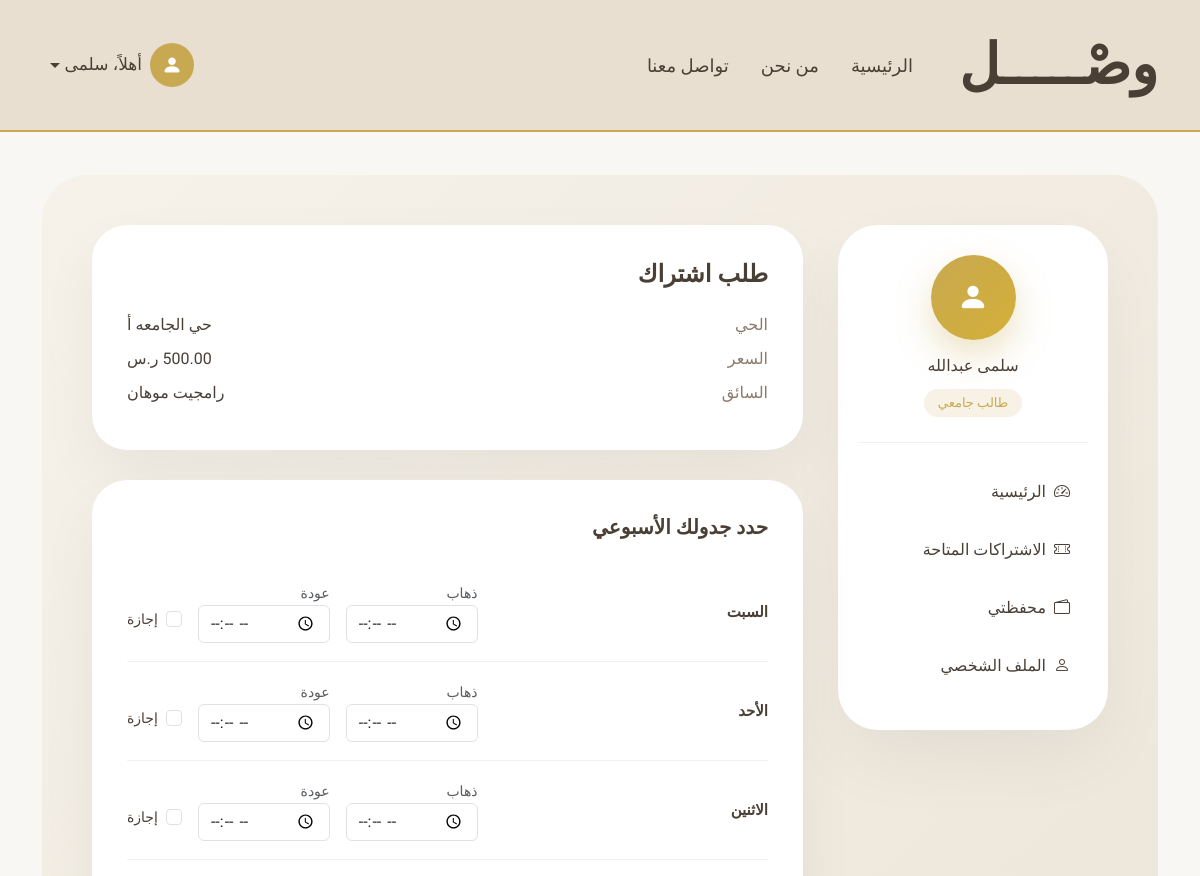
/student/create-request/1/ (signed in, upper part), run on an earlier commit of the app's database.
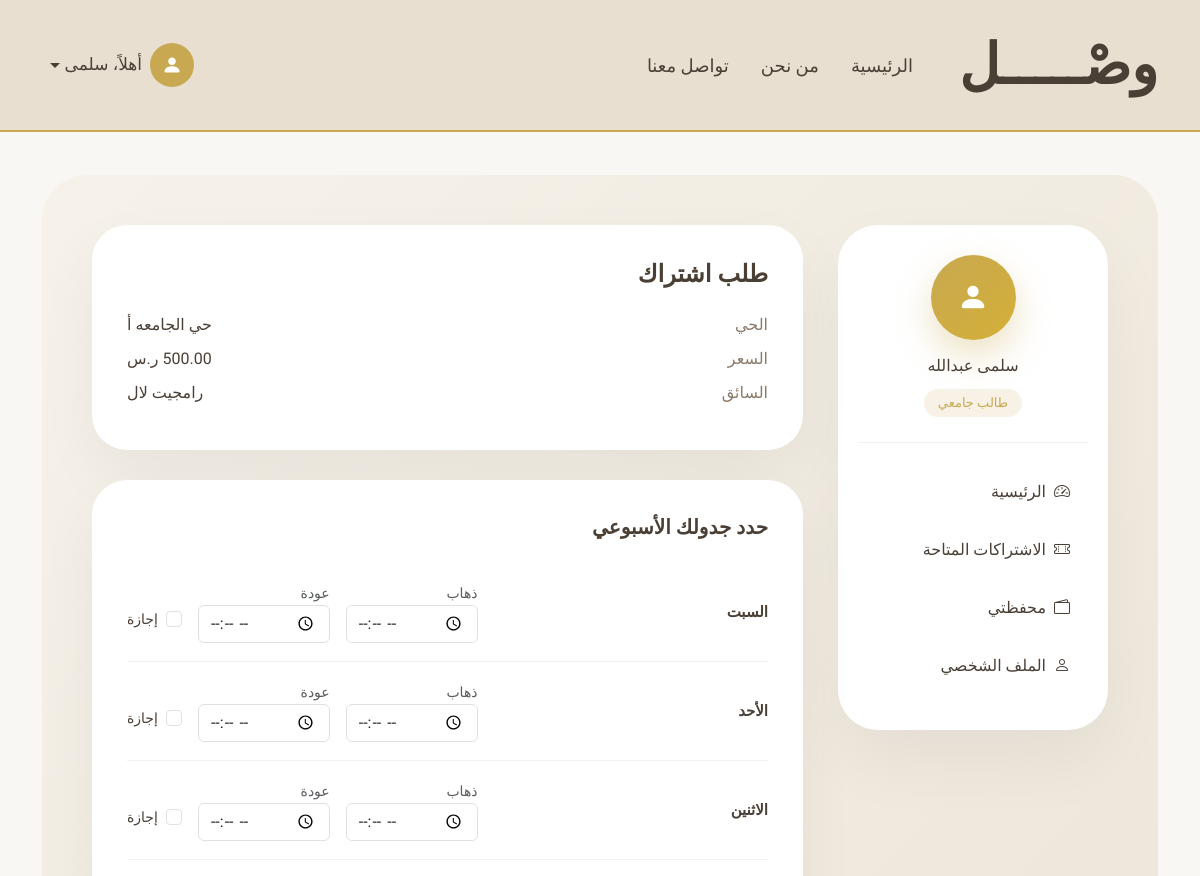
And on a later commit of the database.
### subscriptions/models.py (models this page shows, shortened)
class Subscription(models.Model):
    DURATION_CHOICES = (
        ("monthly", "شهري"),
        ("semester", "فصلي"),
    )
    STATUS_CHOICES = (
        ("active", "Active"),
        ("inactive", "Inactive"),
        ("full", "Full"),
    )
    driver = models.ForeignKey(
        DriverProfile,
        on_delete=models.CASCADE,
        related_name="subscriptions"
    )
    neighborhood = models.CharField(max_length=200)
    price = models.DecimalField(max_digits=8, decimal_places=2)
    seats = models.PositiveIntegerField()
    available_seats = models.PositiveIntegerField()
    duration = models.CharField(
        max_length=20,
        choices=DURATION_CHOICES
    )
    status = models.CharField(
        max_length=20,
        choices=STATUS_CHOICES,
        default="active"
    )
    start_date = models.DateField()
    end_date = models.DateField()
    notes = models.TextField(blank=True, null=True)
    created_at = models.DateTimeField(auto_now_add=True)

### driver/models.py (models this page shows, shortened)
class DriverProfile(models.Model):
    VERIFICATION_STATUS = (
        ("incomplete", "Incomplete"),
        ("pending", "Pending"),
        ("approved", "Approved"),
        ("rejected", "Rejected"),
    )
    user = models.OneToOneField(
        settings.AUTH_USER_MODEL,
        on_delete=models.CASCADE,
        related_name="driver_profile"
    )
    id_document_image = models.ImageField(
        upload_to="driver_docs/%Y/%m/",
        blank=True,
        null=True
    )
    driving_license_image = models.ImageField(
        upload_to="driver_docs/%Y/%m/",
        blank=True,
        null=True
    )
    vehicle_registration_image = models.ImageField(
        upload_to="driver_vehicle/%Y/%m/",
        blank=True,
        null=True
    )
    vehicle_insurance_image = models.ImageField(
        upload_to="driver_vehicle/%Y/%m/",
        blank=True,
        null=True
    )
    vehicle_front_image = models.ImageField(
        upload_to="driver_vehicle/%Y/%m/",
        blank=True,
        null=True
    )
    vehicle_back_image = models.ImageField(
        upload_to="driver_vehicle/%Y/%m/",
        blank=True,
        null=True
    )
    vehicle_side_image = models.ImageField(
        upload_to="driver_vehicle/%Y/%m/",
        blank=True,
        null=True
    )
    vehicle_model = models.CharField(
        max_length=100,
        blank=True,
        null=True
    )
    verification_status = models.CharField(
        max_length=20,
        choices=VERIFICATION_STATUS,
        default="incomplete"
    )
    rejection_reason = models.TextField(
        blank=True,
        null=True
    )
    submitted_at = models.DateTimeField(auto_now_add=True)
    updated_at = models.DateTimeField(auto_now=True)
    reviewed_at = models.DateTimeField(blank=True, null=True)

### accounts/models.py (models this page shows, shortened)
class User(AbstractUser):
    username = None  # حذفنا username رسميًا
    ROLE_CHOICES = (
        ('student', 'طالب'),
        ('driver', 'سائق'),
        ('admin', 'مدير'),  # 🔥 الجديد
    )
    STATUS_CHOICES = (
        ('active', 'Active'),
        ('banned', 'Banned'),
    )
    ADMIN_LEVELS = (
        (1, "Super Admin"),
        (2, "Manager"),
    )
    admin_level = models.IntegerField(
        choices=ADMIN_LEVELS,
        null=True,
        blank=True
    )
    email = models.EmailField(unique=True)
    role = models.CharField(
        max_length=20,
        choices=ROLE_CHOICES,
        default='student'
    )
    phone = models.CharField(max_length=20)
    city = models.ForeignKey(
        City,
        on_delete=models.PROTECT,
        related_name="users",
        verbose_name="المدينة"
    )
    status = models.CharField(
        max_length=20,
        choices=STATUS_CHOICES,
        default='active'
    )
    USERNAME_FIELD = "email"
    REQUIRED_FIELDS = ["first_name", "last_name", "phone"]
    objects = CustomUserManager()

### student/views.py (the view, shortened to what this page needs)
# urls.py: path("create-request/<int:sub_id>/", views.create_request, name="create_request"),
@login_required
def create_request(request, sub_id):
    if request.user.role != "student":
        return redirect("main:index")
    profile = request.user.student_profile
    subscription = get_object_or_404(
        Subscription,
        id=sub_id,
        status="active",
        driver__user__city=request.user.city
    )
    if profile.subscription_requests.filter(
        status__in=["pending", "approved"]
    ).exists():
        messages.warning(request, "لديك طلب اشتراك نشط بالفعل.")
        return redirect("student:dashboard")
    days = [
        ("saturday", "السبت"),
        ("sunday", "الأحد"),
        ("monday", "الاثنين"),
        ("tuesday", "الثلاثاء"),
        ("wednesday", "الأربعاء"),
        ("thursday", "الخميس"),
        ("friday", "الجمعة"),
    ]
    context = {
        "subscription": subscription,
        "days": days
    }
    return render(request, "student/create_request.html", context)

### student/templates/student/create_request.html (shortened to what this page needs)
{% extends "student/base_student.html" %}
{% block student_content %}
<div class="detail-card">
    <h4 class="fw-bold mb-4">طلب اشتراك</h4>
    <div class="info-row">
        <span>الحي</span>
        <span>{{ subscription.neighborhood }}</span>
    </div>
    <div class="info-row">
        <span>السعر</span>
        <span>{{ subscription.price }} ر.س</span>
    </div>
    <div class="info-row">
        <span>السائق</span>
        <span>{{ subscription.driver.user.get_full_name }}</span>
    </div>
</div>
<form method="post">
    <div class="detail-card">
        <h5 class="fw-bold mb-4">حدد جدولك الأسبوعي</h5>
        {% for day_code, day_label in days %}
        <div class="schedule-row">
            <div
                class="d-flex flex-column flex-md-row justify-content-between align-items-start align-items-md-center gap-3">
                <div class="day-name">
                    {{ day_label }}
                </div>
                <div class="d-flex gap-3 align-items-center flex-wrap">
                    <div>
                        <label class="small text-muted">ذهاب</label><br>
                        <input type="time" name="{{ day_code }}_pickup" class="form-control time-input">
                    </div>
                    <div>
                        <label class="small text-muted">عودة</label><br>
                        <input type="time" name="{{ day_code }}_return" class="form-control time-input">
                    </div>
                    <div class="form-check mt-3">
                        <input class="form-check-input" type="checkbox" name="{{ day_code }}_off"
                            id="{{ day_code }}_off">
                        <label class="form-check-label small" for="{{ day_code }}_off">
                            إجازة
                        </label>
                    </div>
                </div>
            </div>
        </div>
        {% endfor %}
    </div>
</form>
{% endblock %}

What changed in the data, as far as the page shows it:
changed Subscription "حي الجامعه أ": driver.user.get_full_name "رامجيت موهان" → "رامجيت لال"
